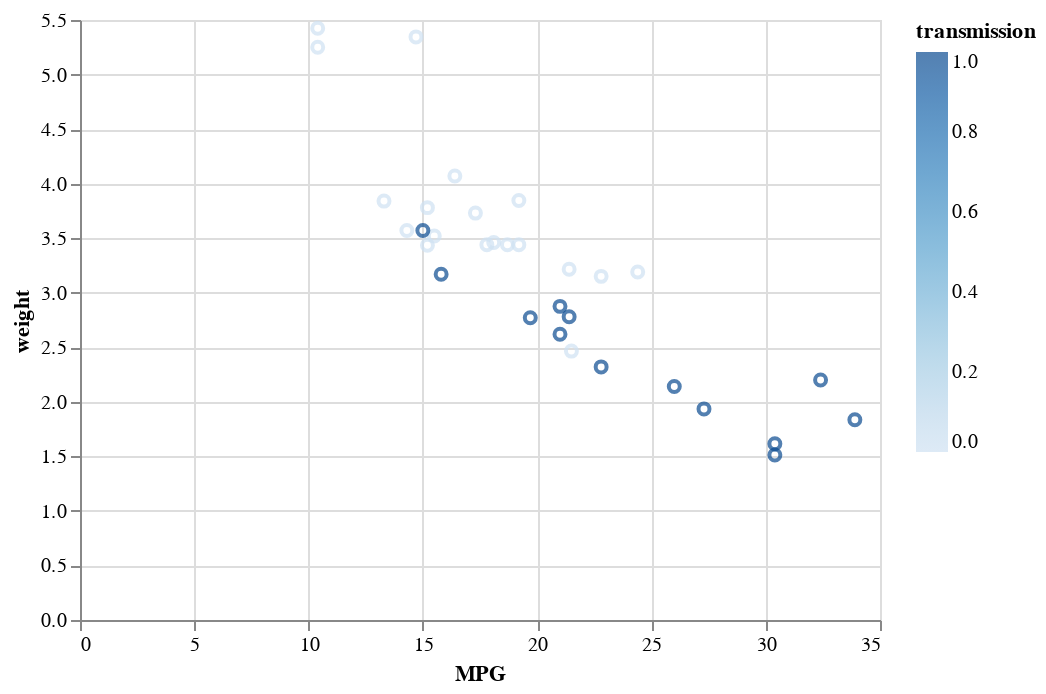

Notebook code cell kept with this figure:
### Markdown cell above
Let's try some basic variants on the plot. 

Maybe we want to compare different transmission types. For this, we can use the color encoding for the transmission data:

### Code cell
#2.1 MPG, weight, vs. transmission

alt.Chart(mtcars).mark_point().encode(
    x='MPG',
    y="weight",
    color="transmission"
)

### Figure 1 — Vega-Lite specification as saved in the notebook (floating-point values rounded to 4 significant figures)
{"config": {"view": {"continuousWidth": 400, "continuousHeight": 300}}, "data": {"name": "data-9409cf149fcd97d1b95049972fed8558"}, "mark": "point", "encoding": {"color": {"field": "transmission", "type": "quantitative"}, "x": {"field": "MPG", "type": "quantitative"}, "y": {"field": "weight", "type": "quantitative"}}, "$schema": "https://vega.github.io/schema/vega-lite/v4.17.0.json", "datasets": {"data-9409cf149fcd97d1b95049972fed8558": [{"model": "Mazda RX4", "MPG": 21.0, "cylinders": 6, "displacement": 160.0, "HP": 110, "rear_axle_ratio": 3.9, "weight": 2.62, "qsec": 16.46, "vs": 0, "transmission": 1, "gears": 4, "carb": 4}, {"model": "Mazda RX4 Wag", "MPG": 21.0, "cylinders": 6, "displacement": 160.0, "HP": 110, "rear_axle_ratio": 3.9, "weight": 2.875, "qsec": 17.02, "vs": 0, "transmission": 1, "gears": 4, "carb": 4}, {"model": "Datsun 710", "MPG": 22.8, "cylinders": 4, "displacement": 108.0, "HP": 93, "rear_axle_ratio": 3.85, "weight": 2.32, "qsec": 18.61, "vs": 1, "transmission": 1, "gears": 4, "carb": 1}, {"model": "Hornet 4 Drive", "MPG": 21.4, "cylinders": 6, "displacement": 258.0, "HP": 110, "rear_axle_ratio": 3.08, "weight": 3.215, "qsec": 19.44, "vs": 1, "transmission": 0, "gears": 3, "carb": 1}, {"model": "Hornet Sportabout", "MPG": 18.7, "cylinders": 8, "displacement": 360.0, "HP": 175, "rear_axle_ratio": 3.15, "weight": 3.44, "qsec": 17.02, "vs": 0, "transmission": 0, "gears": 3, "carb": 2}, {"model": "Valiant", "MPG": 18.1, "cylinders": 6, "displacement": 225.0, "HP": 105, "rear_axle_ratio": 2.76, "weight": 3.46, "qsec": 20.22, "vs": 1, "transmission": 0, "gears": 3, "carb": 1}, {"model": "Duster 360", "MPG": 14.3, "cylinders": 8, "displacement": 360.0, "HP": 245, "rear_axle_ratio": 3.21, "weight": 3.57, "qsec": 15.84, "vs": 0, "transmission": 0, "gears": 3, "carb": 4}, {"model": "Merc 240D", "MPG": 24.4, "cylinders": 4, "displacement": 146.7, "HP": 62, "rear_axle_ratio": 3.69, "weight": 3.19, "qsec": 20.0, "vs": 1, "transmission": 0, "gears": 4, "carb": 2}, {"model": "Merc 230", "MPG": 22.8, "cylinders": 4, "displacement": 140.8, "HP": 95, "rear_axle_ratio": 3.92, "weight": 3.15, "qsec": 22.9, "vs": 1, "transmission": 0, "gears": 4, "carb": 2}, {"model": "Merc 280", "MPG": 19.2, "cylinders": 6, "displacement": 167.6, "HP": 123, "rear_axle_ratio": 3.92, "weight": 3.44, "qsec": 18.3, "vs": 1, "transmission": 0, "gears": 4, "carb": 4}, {"model": "Merc 280C", "MPG": 17.8, "cylinders": 6, "displacement": 167.6, "HP": 123, "rear_axle_ratio": 3.92, "weight": 3.44, "qsec": 18.9, "vs": 1, "transmission": 0, "gears": 4, "carb": 4}, {"model": "Merc 450SE", "MPG": 16.4, "cylinders": 8, "displacement": 275.8, "HP": 180, "rear_axle_ratio": 3.07, "weight": 4.07, "qsec": 17.4, "vs": 0, "transmission": 0, "gears": 3, "carb": 3}, {"model": "Merc 450SL", "MPG": 17.3, "cylinders": 8, "displacement": 275.8, "HP": 180, "rear_axle_ratio": 3.07, "weight": 3.73, "qsec": 17.6, "vs": 0, "transmission": 0, "gears": 3, "carb": 3}, {"model": "Merc 450SLC", "MPG": 15.2, "cylinders": 8, "displacement": 275.8, "HP": 180, "rear_axle_ratio": 3.07, "weight": 3.78, "qsec": 18.0, "vs": 0, "transmission": 0, "gears": 3, "carb": 3}, {"model": "Cadillac Fleetwood", "MPG": 10.4, "cylinders": 8, "displacement": 472.0, "HP": 205, "rear_axle_ratio": 2.93, "weight": 5.25, "qsec": 17.98, "vs": 0, "transmission": 0, "gears": 3, "carb": 4}, {"model": "Lincoln Continental", "MPG": 10.4, "cylinders": 8, "displacement": 460.0, "HP": 215, "rear_axle_ratio": 3.0, "weight": 5.424, "qsec": 17.82, "vs": 0, "transmission": 0, "gears": 3, "carb": 4}, {"model": "Chrysler Imperial", "MPG": 14.7, "cylinders": 8, "displacement": 440.0, "HP": 230, "rear_axle_ratio": 3.23, "weight": 5.345, "qsec": 17.42, "vs": 0, "transmission": 0, "gears": 3, "carb": 4}, {"model": "Fiat 128", "MPG": 32.4, "cylinders": 4, "displacement": 78.7, "HP": 66, "rear_axle_ratio": 4.08, "weight": 2.2, "qsec": 19.47, "vs": 1, "transmission": 1, "gears": 4, "carb": 1}, {"model": "Honda Civic", "MPG": 30.4, "cylinders": 4, "displacement": 75.7, "HP": 52, "rear_axle_ratio": 4.93, "weight": 1.615, "qsec": 18.52, "vs": 1, "transmission": 1, "gears": 4, "carb": 2}, {"model": "Toyota Corolla", "MPG": 33.9, "cylinders": 4, "displacement": 71.1, "HP": 65, "rear_axle_ratio": 4.22, "weight": 1.835, "qsec": 19.9, "vs": 1, "transmission": 1, "gears": 4, "carb": 1}, {"model": "Toyota Corona", "MPG": 21.5, "cylinders": 4, "displacement": 120.1, "HP": 97, "rear_axle_ratio": 3.7, "weight": 2.465, "qsec": 20.01, "vs": 1, "transmission": 0, "gears": 3, "carb": 1}, {"model": "Dodge Challenger", "MPG": 15.5, "cylinders": 8, "displacement": 318.0, "HP": 150, "rear_axle_ratio": 2.76, "weight": 3.52, "qsec": 16.87, "vs": 0, "transmission": 0, "gears": 3, "carb": 2}, {"model": "AMC Javelin", "MPG": 15.2, "cylinders": 8, "displacement": 304.0, "HP": 150, "rear_axle_ratio": 3.15, "weight": 3.435, "qsec": 17.3, "vs": 0, "transmission": 0, "gears": 3, "carb": 2}, {"model": "Camaro Z28", "MPG": 13.3, "cylinders": 8, "displacement": 350.0, "HP": 245, "rear_axle_ratio": 3.73, "weight": 3.84, "qsec": 15.41, "vs": 0, "transmission": 0, "gears": 3, "carb": 4}, {"model": "Pontiac Firebird", "MPG": 19.2, "cylinders": 8, "displacement": 400.0, "HP": 175, "rear_axle_ratio": 3.08, "weight": 3.845, "qsec": 17.05, "vs": 0, "transmission": 0, "gears": 3, "carb": 2}, {"model": "Fiat X1-9", "MPG": 27.3, "cylinders": 4, "displacement": 79.0, "HP": 66, "rear_axle_ratio": 4.08, "weight": 1.935, "qsec": 18.9, "vs": 1, "transmission": 1, "gears": 4, "carb": 1}, {"model": "Porsche 914-2", "MPG": 26.0, "cylinders": 4, "displacement": 120.3, "HP": 91, "rear_axle_ratio": 4.43, "weight": 2.14, "qsec": 16.7, "vs": 0, "transmission": 1, "gears": 5, "carb": 2}, {"model": "Lotus Europa", "MPG": 30.4, "cylinders": 4, "displacement": 95.1, "HP": 113, "rear_axle_ratio": 3.77, "weight": 1.513, "qsec": 16.9, "vs": 1, "transmission": 1, "gears": 5, "carb": 2}, {"model": "Ford Pantera L", "MPG": 15.8, "cylinders": 8, "displacement": 351.0, "HP": 264, "rear_axle_ratio": 4.22, "weight": 3.17, "qsec": 14.5, "vs": 0, "transmission": 1, "gears": 5, "carb": 4}, {"model": "Ferrari Dino", "MPG": 19.7, "cylinders": 6, "displacement": 145.0, "HP": 175, "rear_axle_ratio": 3.62, "weight": 2.77, "qsec": 15.5, "vs": 0, "transmission": 1, "gears": 5, "carb": 6}, {"model": "Maserati Bora", "MPG": 15.0, "cylinders": 8, "displacement": 301.0, "HP": 335, "rear_axle_ratio": 3.54, "weight": 3.57, "qsec": 14.6, "vs": 0, "transmission": 1, "gears": 5, "carb": 8}, {"model": "Volvo 142E", "MPG": 21.4, "cylinders": 4, "displacement": 121.0, "HP": 109, "rear_axle_ratio": 4.11, "weight": 2.78, "qsec": 18.6, "vs": 1, "transmission": 1, "gears": 4, "carb": 2}]}}
